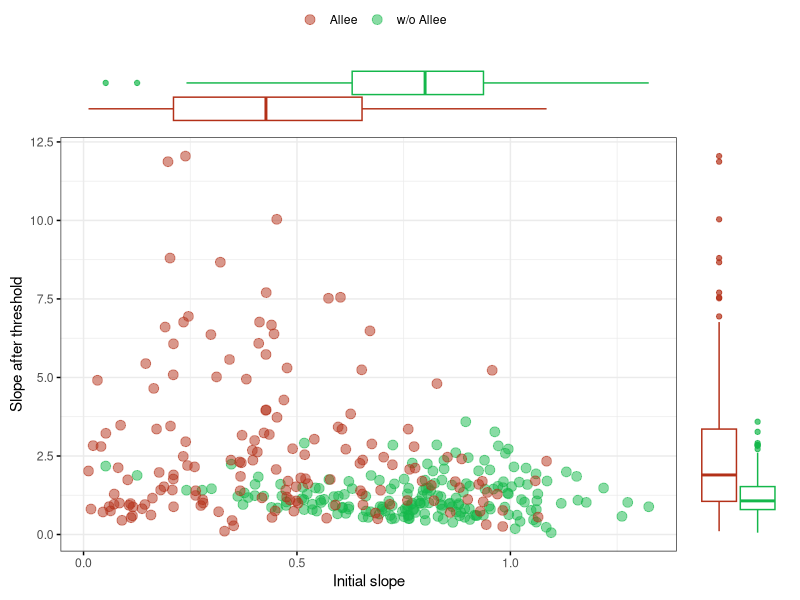

Recreate this plot in R. (Note: this script raises an error after producing the figure.)
###################################################################
##### Dynamic

library(tidyr)
library(dplyr)
library(ggplot2)
library(ggpubr)
library(segmented)

# simulation parameters

set.seed(2691)
nRep <- 200
minI <- 10
maxI <- 1000
p_se <- 0.8 # sin subexponencial
#p_se=0.8 # subexponencial

# SIR simulation with Allee effect
SIR_Allee <- function(I0, betaMax=1.4, gammaMax=5, p, durSim,
                                  Allee = TRUE, migration = 1,
                                  dispersion = 0.2, I50, Nsus = 100000){
  S <- rep(NA, durSim)
  I <- rep(NA, durSim)
  R <- rep(NA, durSim)
  newI <- rep(NA, durSim)
  Imported <- rep(NA, durSim)
  # assign initial values
  S[1] <- Nsus
  I[1] <- I0
  R[1] <- 0
  newI[1] <- 0
  Imported[1] <- 0
  Npop <- Nsus + I0
  # preassign params for non-Allee
  beta <- betaMax
  gamma <- gammaMax
  for(t in 2:durSim){
    if (I[t-1] <= 0) {
      I[t-1] <- I[t] <- 0
    }
    if(S[t-1] <= 0) {
      S[t-1] <- S[t] <- 0
    }
    if (Allee == T) {
      # adjust beta and gamma to infected levels if Allee
      beta <- betaMax * I[t-1] / (I[t-1] + I50)
      gamma <- gammaMax * I[t-1] / (I[t-1] + I50)
    }
    # get expected changes 
    newIExpected <- beta * S[t-1] * (I[t-1])^p / Npop
    recoveredIExpected <- (1/gamma) * I[t-1]
    # sample the actual changes from random variables
    newISample <- rpois(n = 1, lambda  = newIExpected)
    newI[t] <- min(newISample, S[t-1]) # ensure no more new infections than susceptible
    recoveredI <- rnbinom(n = 1, size = dispersion, mu = recoveredIExpected)
    recoveredI <- min(I[t-1], recoveredI, na.rm=T) # no more recovered than infected
    Imported[t] <- rnbinom(n = 1, size = dispersion, mu = migration)
    #new.I<-rnbinom(n = 1, size = dispersion, mu = new.I)
    S[t] <- S[t-1] - newI[t]
    I[t] <- I[t-1] + newI[t] + Imported[t] - recoveredI
    R[t] <- R[t-1] + recoveredI
    #out[i,]<-c(out[t-1,1]-new.I, out[t-1,2]+new.I-recoveredI+imported,out[t-1,3]+recoveredI, new.I, imported)
    }
  # store results in dataframe
  out <- data.frame(t = c(1:length(S)), S = S, I = I, R = R,
                    newI = newI, Imported = Imported)
  return(out)
}

# generate repetitions of simulations
SIR_generator <- function(p_se, allee, nRep) {
  outputDf <- data.frame()
  for (al in allee) {
    rep <- 1
    while (rep <= nRep) {
      sim <- SIR_Allee(I0=10, betaMax=0.8, gammaMax=3 , p=p_se,
                                   durSim=100,  migration=1, dispersion=0.2,
                                   I50=10, Nsus=100000, Allee = al)
      sim <- dplyr::mutate(sim, cumI = cumsum(newI),
                           cumImported = cumsum(Imported),
                           rep = rep, allee = al, p = p_se) %>%
        dplyr::filter(., cumI > minI & cumI < maxI)
      sim$t <- c(1:nrow(sim))
      if (nrow(sim) > 10) {
        outputDf <- rbind(outputDf, sim)
        rep <- rep + 1
      }
    }
  }
  return(outputDf)
}

# fit segmented lm to dynamics of single run
fit_segmented <- function(cumI) {
    # fit segmented model  
    cumI <- log10(cumI)
    t <- log10(c(1:length(cumI)))
    fit <- segmented(lm(cumI ~ t), seg.Z = ~t, npsi =1)
    cfs <- summary(fit)
    slopeVals <- cfs$coefficients[,1]
    if (length(slopeVals) <= 2) {
      slopeVals <- c(slopeVals[1:2], NA)
    } else {
      slopeVals <- slopeVals[1:3]
    }
    breakingPoint <- ifelse(is.null(cfs$psi), NA, cfs$psi[2])
    coefficients <- c(slopeVals, breakingPoint)
    # check if breaking point is significant by fitting lm
    lmFit <- lm(cumI ~ t)
    pValue <- davies.test(lmFit)$p.value
    # put together
    coefficients <- as.list(c(coefficients, pValue))
    names(coefficients) <- c("intercept", "slopeI", "slopeF",
                             "breakPoint", "pVal")
  return(coefficients)
}


#### Run simulations and plot data ######
allee <- c(TRUE, FALSE)
simulations <- SIR_generator(p_se = p_se, allee = allee, nRep = nRep)

fitCoefs <- group_by(simulations, allee, rep, p) %>%
  dplyr::summarise(., coefs = list(fit_segmented(cumI))) %>%
  ungroup(.) %>%
  tidyr::unnest_wider(., coefs) %>%
  dplyr::mutate(., cociente = slopeF/slopeI, resta = slopeF - slopeI,
                angle = atan(abs((slopeF - slopeI)/(1-slopeF*slopeI))),
                Ithreshold = intercept + slopeI*breakPoint) %>%
  dplyr::filter(., cociente < 5000 & cociente > 0)

plotChange <- fitCoefs %>%
  dplyr::mutate(., allee = c("w/o Allee", "Allee")[as.integer(allee)+1]) %>%
  ggscatterhist(., x = "slopeI", y = "slopeF", color = "allee",
                alpha = 0.5, size = 3, margin.plot = "boxplot",
                palette = c("#b33018", "#14b74b"),
                ggtheme = theme_bw(), xlab="Initial slope",
                ylab="Slope after threshold",
                legend.title = "",
                margin.params = list(color = "allee"))

sampleRepetitions <- sample(unique(simulations$rep), nPlotDyn)

plotsDynAllee <- dplyr::filter(simulations, allee == TRUE & rep %in% sampleRepetitions) %>%
  ggplot(., aes(x = t, y = cumI)) +
  geom_point(color = "#b33018") +
  facet_wrap(~rep, scales = "free", ncol = 4) +
  scale_x_continuous(trans = "log10", breaks = c(1, 5, 25)) +
  scale_y_continuous(limits = c(10, NA), trans = "log10") +
  xlab("time (days)") +
  ylab("Cumulative infected") +
  ggtitle("Allee") +
  theme_classic() +
  theme(strip.background = element_blank(), strip.text.x = element_blank(),
        plot.title = element_text(hjust = 0.5)) +
  NULL
  

plotsDynNonAllee <- dplyr::filter(simulations, allee == FALSE & rep %in% sampleRepetitions) %>%
  ggplot(., aes(x = t, y = cumI)) +
  geom_point(color = "#14b74b") +
  facet_wrap(~rep, scales = "free", ncol = 4) +
  scale_x_continuous(trans = "log10", breaks = c(1, 5, 25)) +
  scale_y_continuous(limits = c(10, NA), trans = "log10") +
  xlab("time (days)") +
  ylab("Cumulative infected") +
  ggtitle("W/o Allee") +
  theme_classic() +
  theme(strip.background = element_blank(), strip.text.x = element_blank(),
        plot.title = element_text(hjust = 0.5)) +
  NULL
  
dynsPlots <- grid.arrange(plotsDynAllee, plotsDynNonAllee, ncol=2)

ggsave("simDynamics.png", dynsPlots, width = 20, height = 12, units = "cm")
ggsave("slopeAnalysis.png", width = 20, height = 12, units = "cm")
